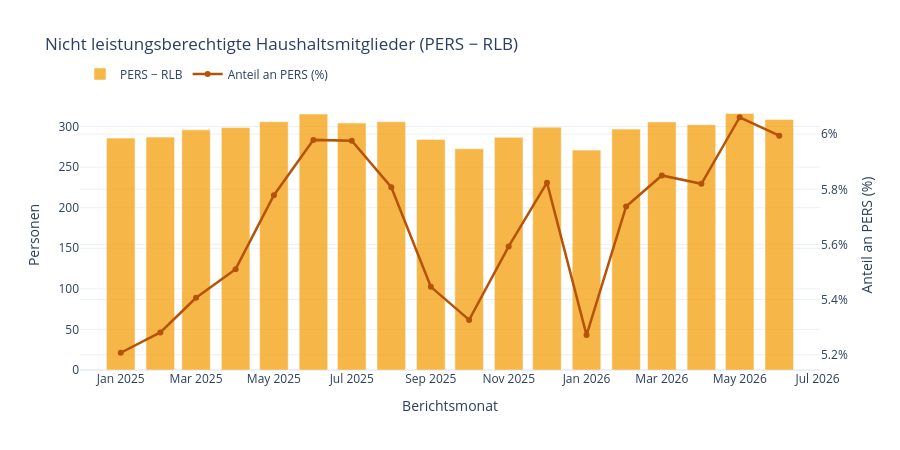

The notebook cell this image was saved under:
### Markdown cell above
## 3. Nicht leistungsberechtigte Haushaltsmitglieder: PERS minus RLB

Die Differenz zwischen allen Personen in Bedarfsgemeinschaften (PERS) und den
Regelleistungsberechtigten (RLB) zeigt, wie viele Haushaltsmitglieder zur Bedarfsgemeinschaft
zählen, ohne selbst leistungsberechtigt zu sein.

### Code cell
differenz = wide["pers"] - wide["rlb"]
differenz_anteil = (differenz / wide["pers"] * 100)

fig = go.Figure()
fig.add_trace(go.Bar(
    x=wide.index.to_timestamp(), y=differenz, name="PERS − RLB",
    marker_color="#f59e0b", opacity=0.75,
))
fig.add_trace(go.Scatter(
    x=wide.index.to_timestamp(), y=differenz_anteil, name="Anteil an PERS (%)",
    mode="lines+markers", line=dict(color="#b45309", width=2.5), yaxis="y2",
))
fig.update_layout(
    title="Nicht leistungsberechtigte Haushaltsmitglieder (PERS − RLB)",
    xaxis_title="Berichtsmonat", yaxis=dict(title="Personen"),
    yaxis2=dict(title="Anteil an PERS (%)", overlaying="y", side="right", ticksuffix="%"),
    template="plotly_white", height=450, legend=dict(orientation="h", y=1.15),
)
fig.write_image(ABBILDUNGEN_DIR / "abb39_rlb_elb_nef_differenz.png", scale=2)
fig

### Figure 1 — Plotly figure (JSON) as saved in the notebook; plotly's stock layout.template omitted (floating-point values rounded to 4 significant figures)
{"data": [{"marker": {"color": "#f59e0b"}, "name": "PERS − RLB", "opacity": 0.75, "type": "bar", "x": ["2025-01-01T00:00:00", "2025-02-01T00:00:00", "2025-03-01T00:00:00", "2025-04-01T00:00:00", "2025-05-01T00:00:00", "2025-06-01T00:00:00", "2025-07-01T00:00:00", "2025-08-01T00:00:00", "2025-09-01T00:00:00", "2025-10-01T00:00:00", "2025-11-01T00:00:00", "2025-12-01T00:00:00", "2026-01-01T00:00:00", "2026-02-01T00:00:00", "2026-03-01T00:00:00", "2026-04-01T00:00:00", "2026-05-01T00:00:00", "2026-06-01T00:00:00"], "y": [285.8, 287.0, 296.0, 298.7, 306.0, 315.4, 304.3, 305.9, 284.2, 272.7, 286.7, 299.2, 271.0, 296.9, 305.7, 302.2, 316.1, 308.7]}, {"line": {"color": "#b45309", "width": 2.5}, "mode": "lines+markers", "name": "Anteil an PERS (%)", "type": "scatter", "x": ["2025-01-01T00:00:00", "2025-02-01T00:00:00", "2025-03-01T00:00:00", "2025-04-01T00:00:00", "2025-05-01T00:00:00", "2025-06-01T00:00:00", "2025-07-01T00:00:00", "2025-08-01T00:00:00", "2025-09-01T00:00:00", "2025-10-01T00:00:00", "2025-11-01T00:00:00", "2025-12-01T00:00:00", "2026-01-01T00:00:00", "2026-02-01T00:00:00", "2026-03-01T00:00:00", "2026-04-01T00:00:00", "2026-05-01T00:00:00", "2026-06-01T00:00:00"], "y": [5.207, 5.281, 5.406, 5.51, 5.778, 5.979, 5.976, 5.808, 5.446, 5.326, 5.593, 5.824, 5.271, 5.738, 5.85, 5.82, 6.061, 5.995], "yaxis": "y2"}], "layout": {"height": 450, "legend": {"orientation": "h", "y": 1.15}, "title": {"text": "Nicht leistungsberechtigte Haushaltsmitglieder (PERS − RLB)"}, "xaxis": {"title": {"text": "Berichtsmonat"}}, "yaxis": {"title": {"text": "Personen"}}, "yaxis2": {"overlaying": "y", "side": "right", "ticksuffix": "%", "title": {"text": "Anteil an PERS (%)"}}}}
